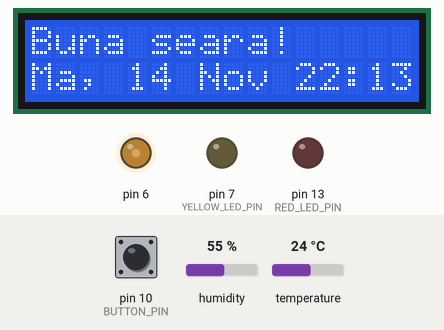
Simulated run of this sketch. Board: Arduino Uno, built with avr-gcc and run on an emulated ATmega328P. On the bench: 16×2 character LCD, output pins drawn as LEDs (lit = HIGH). Dashed ring = blinking. The test bench sets the inputs (shaded band); at power-on: pin 10 (BUTTON_PIN) LOW, temperature 24 °C, humidity 55 %. What the sketch prints to the serial monitor is not drawn.

Above: at 1.2 s.
1.3 s: pin 10 (BUTTON_PIN) pulled HIGH for 1 s
At 2.6 s:
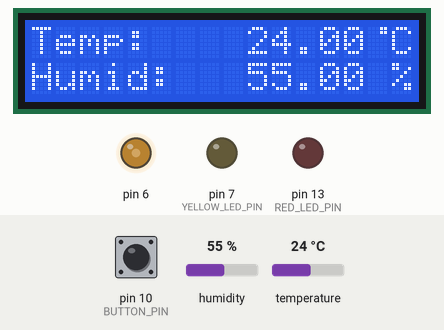
3.8 s: temperature set to 20 °C
At 4.66 s:
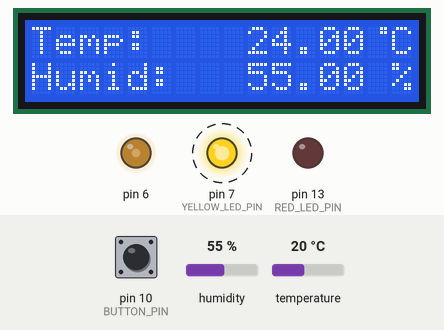
7.5 s: temperature set to 33 °C
At 8.77 s:
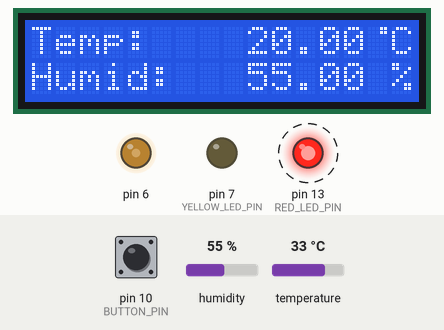
11.6 s: pin 10 (BUTTON_PIN) pulled HIGH for 1 s
At 12.35 s:
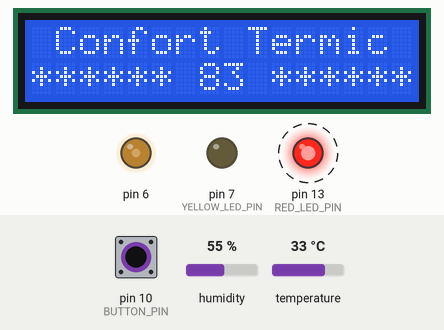
15.2 s: temperature set to 30 °C
16.7 s: temperature set to 27 °C
At 41.0 s:
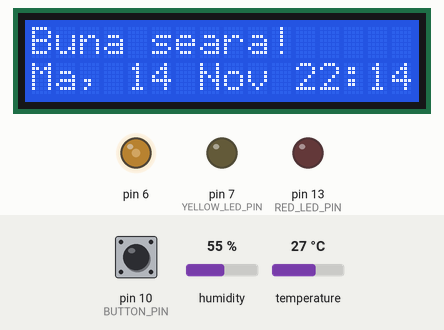
Timing chart, 0 to 41.5 s (numbered marks = the images above; inputs shaded):
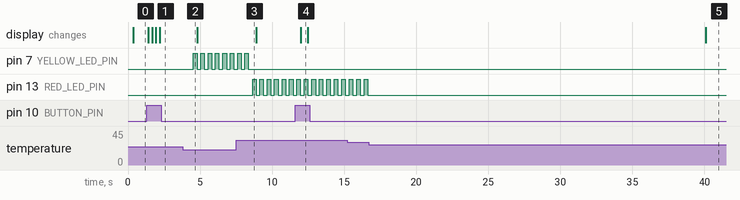

Measured:
- the behaviour switches between 22 and 21 °C on temperature (found by bisection; images 1 and 2)
- the behaviour switches between 29 and 28 °C on temperature (found by bisection; images 4 and 5)
- after the input at 1.3 s, the display: changes after 0.10 s (image 1)
- after the input at 3.8 s, pin 7 (YELLOW_LED_PIN): alternates HIGH for 0.25 s and LOW for 0.26 s, starting after 0.74 s
- after the input at 7.5 s, pin 7 (YELLOW_LED_PIN): goes on until 8.4 s, then stays LOW; pin 13 (RED_LED_PIN): alternates HIGH for 0.25 s and LOW for 0.26 s, starting after 1.1 s
- after the input at 11.6 s, the display: changes after 0.37 s (image 4)
- after the input at 16.7 s, pin 13 (RED_LED_PIN): stops changing and stays LOW

The sketch:

smartwatch.ino
```cpp
#include <LiquidCrystal.h>
#include "DHT.h"
#include <TimeLib.h>
#include <Time.h>

#define DHTTYPE DHT11
#define DHTPIN 8
#define BUTTON_PIN 10
#define YELLOW_LED_PIN 7
#define RED_LED_PIN 13
#define TIME_HEADER "T"
#define TIME_REQUEST 7
#define LCD_CONTRAST 100

String tempStr, humStr;
int buttonState, screen = 1;
float humid, temp;
String compile_date, compile_time;

DHT dht(DHTPIN, DHTTYPE);
LiquidCrystal lcd(12, 11, 5, 4, 3, 2);

void setup()
{
  Serial.begin(9600);
  lcd.begin(16, 2);
  dht.begin();

  lcd.clear();
  pinMode(BUTTON_PIN, INPUT);
  pinMode(RED_LED_PIN, OUTPUT);
  pinMode(YELLOW_LED_PIN, OUTPUT);
  analogWrite(6, LCD_CONTRAST);

  compile_date = __DATE__;
  String monStr = compile_date.substring(0,3);
  String dayStr = compile_date.substring(4,6);
  String yearStr = compile_date.substring(9,11);

  compile_time = __TIME__;
  String hrStr = compile_time.substring(0,2);
  String minStr = compile_time.substring(3,5);
  String secStr = compile_time.substring(6,8);

  setTime(hrStr.toInt(), minStr.toInt(), secStr.toInt(),stringToNumberDay(dayStr),stringToNumberMonth(monStr),yearStr.toInt());
}

void loop()
{
  delay(250);
  checkLowTemperature(22);
  checkHighTemperature(28);

  buttonState = digitalRead(BUTTON_PIN);

  if(buttonState == HIGH) {
      lcd.clear();
      screen = screen + 1;
      Serial.println("Button state changed. Displaying screen: ");
      screen = screen == 4 ? 1 : screen;
      Serial.println(screen);
  }

  switch (screen){
    case 1: {
      displayDateAndTime();
      break;
    }

    case 2: {
      displayTemperatureAndHumidity();
      break;
    }

    case 3: {
      displayThermalComfortIndex();
      break;
    }
  }
}

void displayDateAndTime() {
  lcd.clear();
  lcd.setCursor(0, 0);
  if (hour() < 10) {
    lcd.print("Buna dimineata!");
  }
  else if (hour() >= 10 && hour() < 18) {
    lcd.print("Buna ziua!");
  }
  else {
    lcd.print("Buna seara!");
  }

  lcd.setCursor(0, 1);
  // Lu, 17 Oct 8:02
  String dateToDisplay = intToStringWeekday(weekday()) + ", " + day() + " " + intToStringMonth(month());
  String timeToDisplay = String(hour()) + ":" + ((minute() < 10) ? "0" + String(minute()) : String(minute()));
  lcd.print(dateToDisplay);
  lcd.setCursor(16 - timeToDisplay.length(), 1);
  lcd.print(timeToDisplay);
}

void displayTemperatureAndHumidity() {
  tempStr="Temp:    ";
  humStr="Humid:   ";
  // First line of lcd

  // Reading humidity
  humid = dht.readHumidity();
  // Reading temperature (in Celsius)
  temp = dht.readTemperature();

  if (isnan(humid) || isnan(temp)) {
    lcd.print("ERR");
    return;
  }

  lcd.setCursor(0, 0);
  tempStr=tempStr + temp + " C";
  lcd.print(tempStr);
  displayDegreeSign(14,0);
  lcd.setCursor(0, 1);
  humStr=humStr + humid + " %";
  lcd.print(humStr);
}

void displayThermalComfortIndex() {
  lcd.setCursor(0, 0);
  lcd.print(" Confort Termic ");
  lcd.setCursor(0, 1);
  float ict = (temp * 1.8 + 32) - (0.55 - 0.0055 * humid) * ((temp * 1.8 + 32) - 58);
  lcd.print("****** ");
  lcd.print(int(ict));
  lcd.print(" ******");
  Serial.println("Thermal comfort index: " + String(ict));
}

void checkLowTemperature(float minTemp) {
  temp = dht.readTemperature();
  if (temp < minTemp) {
    Serial.println("The temperature is " + String(temp) + " C, which is below " + String(minTemp) + " C");
    digitalWrite(YELLOW_LED_PIN, HIGH);
    delay(250);
    digitalWrite(YELLOW_LED_PIN, LOW);
  }
}

void checkHighTemperature(float maxTemp) {
  float temp = dht.readTemperature();
  if (temp > maxTemp) {
    Serial.println("The temperature is " + String(temp) + " C, which is above " + String(maxTemp) + " C");
    digitalWrite(RED_LED_PIN, HIGH);
    delay(250);
    digitalWrite(RED_LED_PIN, LOW);
  }
}

void displayDegreeSign(int row, int col){
  byte customChar[8] = {
    0b00011,
    0b00011,
    0b00000,
    0b00000,
    0b00000,
    0b00000,
    0b00000,
    0b00000
  };

  lcd.createChar(0, customChar);
  lcd.setCursor(row, col);
  lcd.write(byte(0));
}

String intToStringWeekday(int day){
  if(day == 1){
      return "Du";
    }
  if(day == 2){
      return "Lu";
    }
  if(day == 3){
      return "Ma";
    }
  if(day == 4){
      return "Mi";
    }
  if(day == 5){
      return "Jo";
    }
  if(day == 6){
      return "Vi";
    }
  if(day == 7){
      return "Sa";
    }
}

int stringToNumberDay(String day) {
  if(day[0]==' '){
    return day.substring(1,2).toInt();
  }
  return day.toInt();
}

int stringToNumberMonth(String month) {
  if(month == "Jan"){
      return 1;
    }
  if(month == "Feb"){
      return 2;
    }
  if(month == "Mar"){
      return 3;
    }
  if(month == "Apr"){
      return 4;
    }
  if(month == "May"){
      return 5;
    }
  if(month == "Jun"){
      return 6;
    }
  if(month == "Jul"){
      return 7;
    }
  if(month == "Aug"){
      return 8;
    }
  if(month == "Sep"){
      return 9;
    }
  if(month == "Oct"){
      return 10;
    }
  if(month == "Nov"){
      return 11;
    }
  if(month == "Dec"){
      return 12;
    }
}

String intToStringMonth(int month){
  if(month == 1){
      return "Ian";
    }
  if(month == 2){
      return "Feb";
    }
  if(month == 3){
      return "Mar";
    }
  if(month == 4){
      return "Apr";
    }
  if(month == 5){
      return "Mai";
    }
  if(month == 6){
      return "Iun";
    }
  if(month == 7){
      return "Iul";
    }
  if(month == 8){
      return "Aug";
    }
  if(month == 9){
      return "Sep";
    }
  if(month == 10){
      return "Oct";
    }
  if(month == 11){
      return "Nov";
    }
  if(month == 12){
      return "Dec";
    }
}
```
